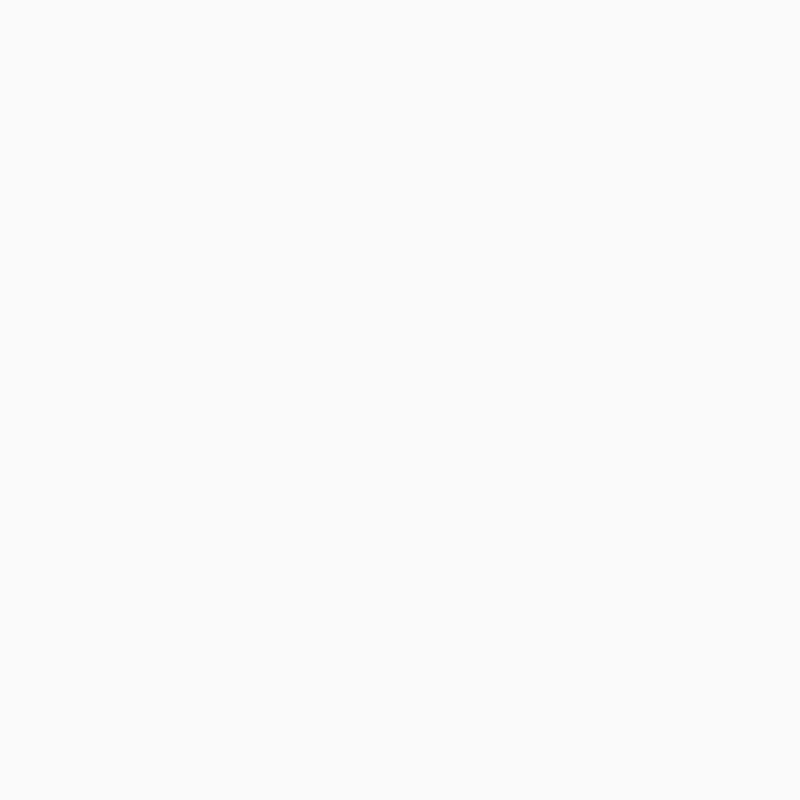
Frame 1 (no input)
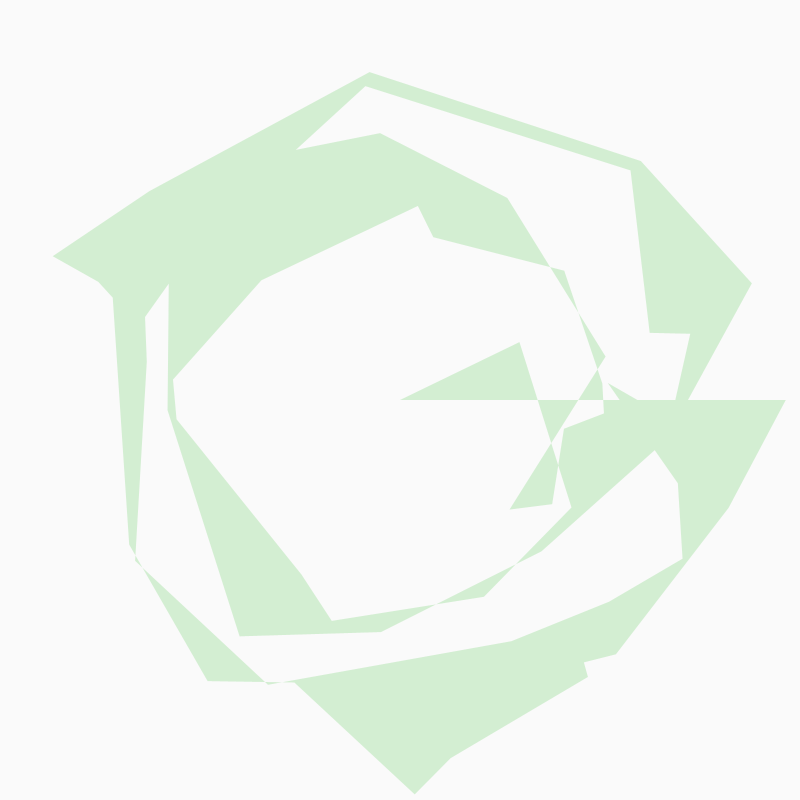
Frame 60 (the mouse pressed at the canvas centre just before this capture)
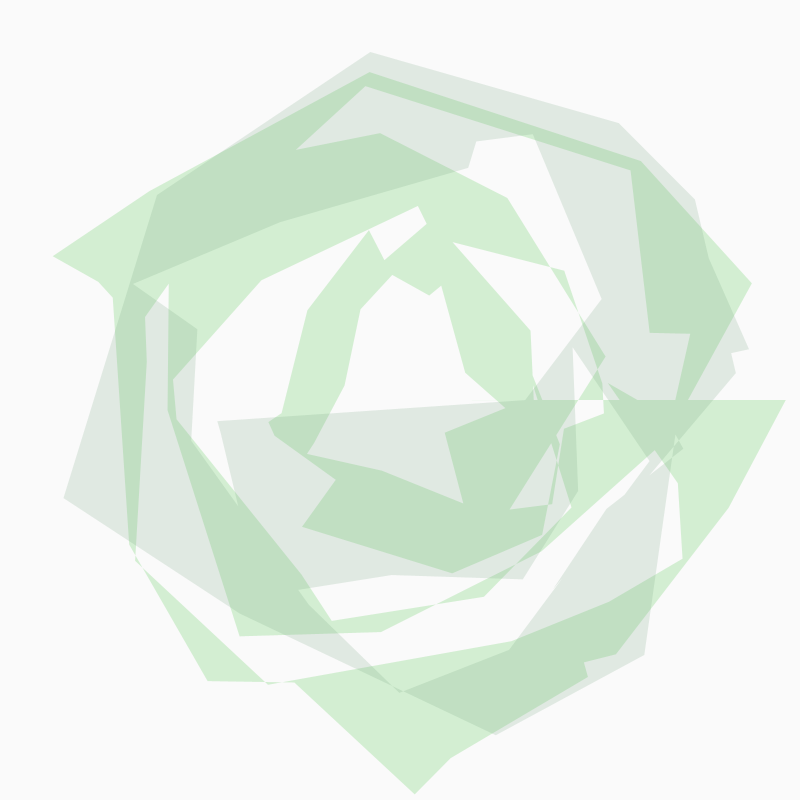
Frame 120 (the mouse held since frame 60 and released just before this capture)

The Processing sketch that drew these frames (run headless with seeded random() and noise(); from frame 60 on, the mouse is pressed at the canvas centre):

// Processing sketch: Line_Shape_Form
// ── Line_Shape_Form.pde
int i = 0;
ArrayList<Images> imag = new ArrayList();
void setup() {
  size(800,800); 
  imag.add(new Images());
    
}
void draw() {
  background(250);
  imag.get(0).display();
  imag.get(0).move();
}
void keyPressed() {
 if(key == 's' || key == 'S') {
   save("image" + i + ".jpg"); 
   i++;
 }
 if(keyCode == 82 || keyCode == 114) imag.get(0).redraw();
}
// ── Contour.pde
class Contour {
  ArrayList<PVector> vec;
  int r,g,b,f;
  color col;
  Contour(PVector p) {
    vec = new ArrayList();
    vec.add(new PVector(p.x, p.y));
    r = int(random(0,200));
    g = int(random(0,200));
    b = int(random(0,200));
    f = 50;
    col = color(r,g,b,f);
  }
  Contour(PVector p, int r, int g, int b) {
    vec = new ArrayList();
    vec.add(new PVector(p.x, p.y));
    r = r + int(random(0,30));
    g = g + int(random(0,30));
    b = b + int(random(0,30));
    f = 100;
    col = color(r,g,b,f);
  }
  void draw() {
    fill(col);
    beginShape();
    for(PVector v : vec) 
      vertex(v.x, v.y);
    endShape(CLOSE); 
  }
  void addVert(PVector p) {
    vec.add(p); 
  }
  int getSize() {
    return vec.size();
  }
}
// ── Images.pde
class Images {
  ArrayList<Contour> con = new ArrayList();
  float locx, locy;
  float r, a;
  int r_low, r_high,dec, round, max, layers, l;
  boolean stop;
  Images() {
    r = random(200,300);
    locx = width/2;
    locy = height/2;
    a = 0;
    r_low = 300;
    r_high = 400;
    stop = false;
    l = 1;
    layers = 4;
    dec = 1; 
    round = 0;
    max = 6;
    con.add(new Contour(new PVector(locx, locy))); 
  }
  void display() {
    noStroke();
    for(Contour c : con)
      c.draw();
  }
  void addPoint() {
    con.get(con.size()-1).addVert(new PVector(locx,locy));
  }
  //travel in rough circle clockwise then counterclockwise then clockwise for each layer
  void move() {
    if(!stop) {
      if (l > layers) stop = true;
      r = random(r_low, r_high);
      locx = width/2 + r * cos(a);
      locy = height/2 + r * sin(a);
      a+=random(dec);
      addPoint();
      if(a >= 2*PI || a <= -2*PI) {
        round++;
        a = random(dec); 
        r_low-=50;
        r_high-=50;     
        if(r_low < 0) r_low = 0;
        dec*=-1;
        if(round == max) {
          con.add(new Contour(new PVector(locx,locy)));
          l++;
          r_low = 300 - 20*l;
          r_high = 400 - 20*l;
          round = 0;
        }
      }
    }
  }
  void redraw() {
   background(250);
   con.get(con.size()-1).vec.clear();
   con.clear();
   r = random(200,300);
   locx = width/2;
   locy = 100;
   a = 0;
   r_low = 300;
   r_high = 400;
   stop = false;
   dec = 1; 
   round = 0;
   l = 1;
   con.add(new Contour(new PVector(locx, locy)));
  }
}
